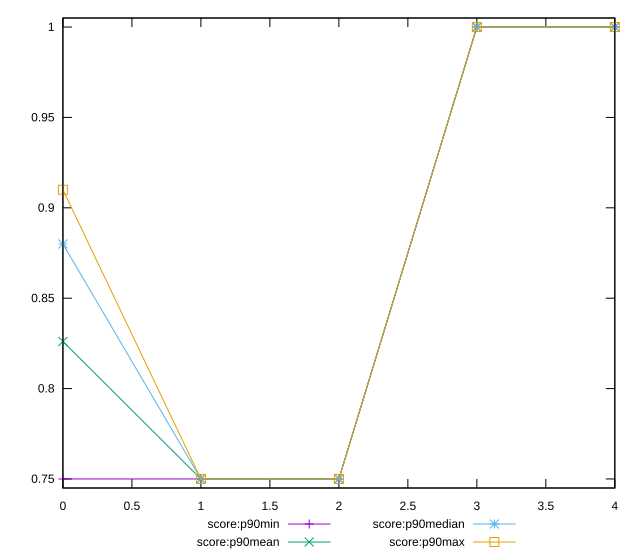

Recreate this plot in gnuplot.
reset

$scoreP90Min <<EOF
0 0.75
1 0.75
2 0.75
3 1
4 1
EOF

$scoreP90Mean <<EOF
0 0.8260439560439564
1 0.75
2 0.75
3 1
4 1
EOF

$scoreP90Median <<EOF
0 0.88
1 0.75
2 0.75
3 1
4 1
EOF

$scoreP90Max <<EOF
0 0.91
1 0.75
2 0.75
3 1
4 1
EOF

set key outside below
set xrange [0:4]
set yrange [0.745:1.005]
set trange [0.745:1.005]
set terminal svg size 640, 560 enhanced background rgb 'white'
set output "report_00009_2021-02-08T22-37-41.559Z/uses-optimized-images/progression/score.svg"

plot $scoreP90Min title "score:p90min" with linespoints, \
     $scoreP90Mean title "score:p90mean" with linespoints, \
     $scoreP90Median title "score:p90median" with linespoints, \
     $scoreP90Max title "score:p90max" with linespoints

reset
